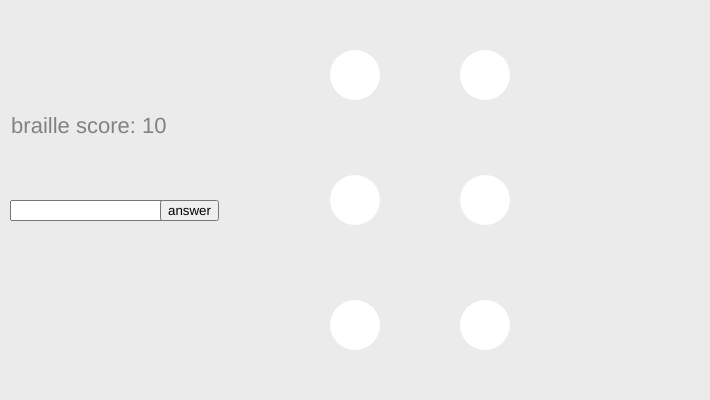
Frame 1 (no input)
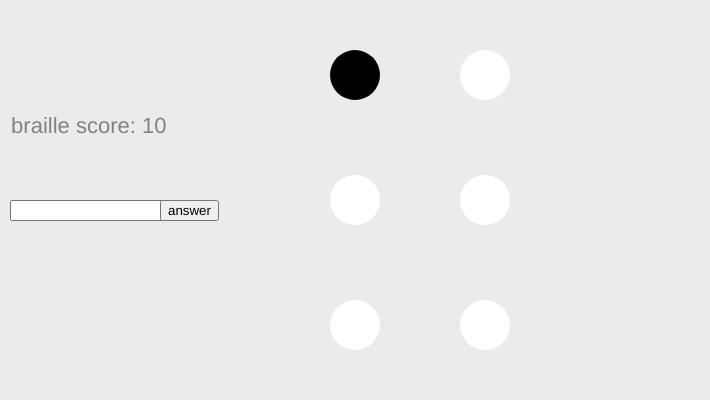
Frame 60 (no input)
Frame 120 (the mouse pressed at the canvas centre since frame 60): identical to frame 60, image omitted

The p5.js sketch that drew these frames (run headless with seeded random() and noise() and a simulated clock; from frame 60 on, the mouse is pressed at the canvas centre):

// p5.js sketch
// ── sketch.js
/*
Term 2 FINAL coursework
by Hussein Farkhani hfark001 33425905

a little game that tests your UEB (Unified English Braille) braille knowledge- enter the correct lowercase letter into the input box

the questions can be random if you want to by uncommenting in the checkAnswer function

if you enter a upper case letter or any character that's not lowercase, you will get a warning message and score will decrease
in braille any capital letter is just a simple braille indicator before the letter - refer to the additonal information folder for more information

score all of the alphabet correctly = you win screen, else score less that 0 = game over screen

*/

var input, button;
var length_of_alphabet = 36;//26 of course but add 10 because starting score is 10

var input_box_offset = 10; //for  input box & button x positioning
var braille_position_offset = 75; //for braille dot y postioning 
var input_box_length = 150; //length of the input box
var space_character = '';

var score = 10; //this will be starting score
var score_colour = 130; //text colour
var index = 0; //index for letter_to_test array

var question_letter; //stores the letter that's being asked of the user
var letter_to_test = ["a","b","c","d","e","f","g","h","i","j","k","l","m","n","o","p","q","r","s","t","u","v","w","x","y","z"]; //this is what the user needs to answer

var on = 0, off = 255; //needed to turn braille dots black/white | on/off

var user_answer, correct_answer; //for the scoring system

var dot = [1, 2, 3, 4, 5, 6]; //remember index starts from 0-5

var try_again_state = false; //a switch for the try again message

function setup() {

	createCanvas(710, 400);

	input = createInput(); //input box
	input.position(input_box_offset, height / 2);//why no hard coded numbers? - using variables allows the screen to be updated in the future

	button = createButton('answer');
	button.position(input_box_offset + input_box_length, height / 2);
	button.mousePressed(checkAnswer);

	textAlign(CENTER) //for all text
	textSize(100);

	//intialise the dot configurations
	for (var i = 0; i < dot.length; i++) {
		dot[i] = 255;
		//console.log("dot " + i + " : " + dot[i]);
	}


}

function checkAnswer() {
	user_answer = input.value(); //store user's input into a varaible 
	input.value(''); //resets - allows you to enter another value

	if (user_answer == user_answer.toUpperCase()) {
		alert('sorry, only lowercase letters... no numbers/punctuations please');
	}

	if (user_answer == question_letter) {
		score++; //update score
		index++; //proceed to next letter
		try_again_state = false; // don't need try again message anymore

		//if you want random questions - remove comments bellow
		//index += random(0,5);

	} else if (user_answer != question_letter || user_answer == space_character) {
		score--; //update score

		//if you want random questions - remove comments bellow
		//index -= random(0,5);

		//try again message
		try_again_state = true;


	}

}


function braileQuestion(letter) {
	//in real life there is a dot configuration - just add 1 to each index for the real life dot configuration
	
	question_letter = letter;//question_letter varaible will be needed by another statement for comparison

	switch (letter) {
		case "a":
			dot[0] = on, dot[1] = off, dot[2] = off, dot[3] = off, dot[4] = off, dot[5] = off;
			break;

		case "b":
			dot[0] = on, dot[1] = on, dot[2] = off, dot[3] = off, dot[4] = off, dot[5] = off;
			break;

		case "c":
			dot[0] = on, dot[1] = off, dot[2] = off, dot[3] = on, dot[4] = off, dot[5] = off;
			break;

		case "d":
			dot[0] = on, dot[1] = off, dot[2] = off, dot[3] = on, dot[4] = on, dot[5] = off;
			break;

		case "e":
			dot[0] = on, dot[1] = off, dot[2] = off, dot[3] = off, dot[4] = on, dot[5] = off;
			break;

		case "f":
			dot[0] = on, dot[1] = on, dot[2] = off, dot[3] = on, dot[4] = off, dot[5] = off;
			break;

		case "g":
			dot[0] = on, dot[1] = on, dot[2] = off, dot[3] = on, dot[4] = on, dot[5] = off;
			break;
			
		case "h":
			dot[0] = on, dot[1] = on, dot[2] = off, dot[3] = off, dot[4] = on, dot[5] = off;
			break;
			
		case "i":
			dot[0] = off, dot[1] = on, dot[2] = off, dot[3] = on, dot[4] = off, dot[5] = off;
			break;
			
		case "j":
			dot[0] = off, dot[1] = on, dot[2] = off, dot[3] = on, dot[4] = on, dot[5] = off;
			break;
		
		case "k":
			dot[0] = on, dot[1] = off, dot[2] = on, dot[3] = off, dot[4] = off, dot[5] = off;
			break;
			
		case "l":
			dot[0] = on, dot[1] = on, dot[2] = on, dot[3] = off, dot[4] = off, dot[5] = off;
			break;
			
		case "m":
			dot[0] = on, dot[1] = off, dot[2] = on, dot[3] = on, dot[4] = off, dot[5] = off;
			break;
			
		case "n":
			dot[0] = on, dot[1] = off, dot[2] = on, dot[3] = on, dot[4] = on, dot[5] = off;
			break;
			
		case "o":
			dot[0] = on, dot[1] = off, dot[2] = on, dot[3] = off, dot[4] = on, dot[5] = off;
			break;
			
		case "p":
			dot[0] = on, dot[1] = on, dot[2] = on, dot[3] = on, dot[4] = off, dot[5] = off;
			break;
			
		case "q":
			dot[0] = on, dot[1] = on, dot[2] = on, dot[3] = on, dot[4] = on, dot[5] = off;
			break;
			
		case "r":
			dot[0] = on, dot[1] = on, dot[2] = on, dot[3] = off, dot[4] = on, dot[5] = off;
			break;
			
		case "s":
			dot[0] = off, dot[1] = on, dot[2] = on, dot[3] = on, dot[4] = off, dot[5] = off;
			break;
			
		case "t":
			dot[0] = off, dot[1] = on, dot[2] = on, dot[3] = on, dot[4] = on, dot[5] = off;
			break;
			
		case "u":
			dot[0] = on, dot[1] = off, dot[2] = on, dot[3] = off, dot[4] = off, dot[5] = on;
			break;
			
		case "v":
			dot[0] = on, dot[1] = on, dot[2] = on, dot[3] = off, dot[4] = off, dot[5] = on;
			break;
			
		case "w":
			dot[0] = off, dot[1] = on, dot[2] = off, dot[3] = on, dot[4] = on, dot[5] = on;
			break;
			
		case "x":
			dot[0] = on, dot[1] = off, dot[2] = on, dot[3] = on, dot[4] = off, dot[5] = on;
			break;
			
		case "y":
			dot[0] = on, dot[1] = off, dot[2] = on, dot[3] = on, dot[4] = on, dot[5] = on;
			break;
			
		case "z":
			dot[0] = on, dot[1] = off, dot[2] = on, dot[3] = off, dot[4] = on, dot[5] = on;
			break;
			
		default: //empty braille cell
			for (var i = 0; i < dot.length; i++) {
				dot[i] = off;
			}
	}



}


function draw() {
	background(235); //refesh screen

	DisplayBraille();

	braileQuestion(letter_to_test[index]); //has to be a lowercase string

	GameState();

}

function GameState() {
	//score system
	textSize(22);
	fill(score_colour);
	text('braille score: ' + score, width / 8, height / 3);

	//game over - remove everything put a message on screen
	if (score < 0) {
		rectMode(CENTER);
		noStroke();
		fill(255);
		rect(width / 2, height / 2, width, height);//covers the whole screen
		input.remove();
		button.remove();
		score_colour = 255; //hide score text

		textSize(22);
		fill(0);
		text("it's Over - learn more at braillebug.afb.org/braille_deciphering.asp", width / 2, height / 2);
	}

	//game win - same as gameover but with a different message
	if (score >= length_of_alphabet) {
		rectMode(CENTER);
		noStroke();
		fill(255);
		rect(width / 2, height / 2, width, height);
		input.remove();
		button.remove();
		score_colour = 255;

		textSize(22);
		fill(0);
		text("Well done! you should learn more about UEB (unified english braille)", width / 2, height / 2);
	}

	//try again message- pops up onto screen if you input wrong answer
	if (try_again_state === true) {
		textSize(20);
		fill('red');
		text('try again, braille follows a pattern... ', width / 3.8, height / 9);
	}

}



function DisplayBraille() {
	push();
	//dot 1
	ellipseMode(CENTER);
	noStroke();
	fill(dot[0]);
	translate(width / 2, 0 + braille_position_offset);
	ellipse(0, 0, 50, 50);
	pop();


	push();
	//dot 2
	ellipseMode(CENTER);
	noStroke();
	fill(dot[1]);
	translate(width / 2, height / 2);
	ellipse(0, 0, 50, 50);
	pop();


	push();
	//dot 3
	ellipseMode(CENTER);
	noStroke();
	fill(dot[2]);
	translate(width / 2, height - braille_position_offset);
	ellipse(0, 0, 50, 50);
	pop();


	push();
	//dot 4
	ellipseMode(CENTER);
	noStroke();
	fill(dot[3]);
	translate(width - braille_position_offset * 3, 0 + braille_position_offset);
	ellipse(0, 0, 50, 50);
	pop();


	push();
	//dot 5
	ellipseMode(CENTER);
	noStroke();
	fill(dot[4]);
	translate(width - braille_position_offset * 3, height / 2);
	ellipse(0, 0, 50, 50);
	pop();


	push();
	//dot 6
	ellipseMode(CENTER);
	noStroke();
	fill(dot[5]);
	translate(width - braille_position_offset * 3, height - braille_position_offset);
	ellipse(0, 0, 50, 50);
	pop();
}
